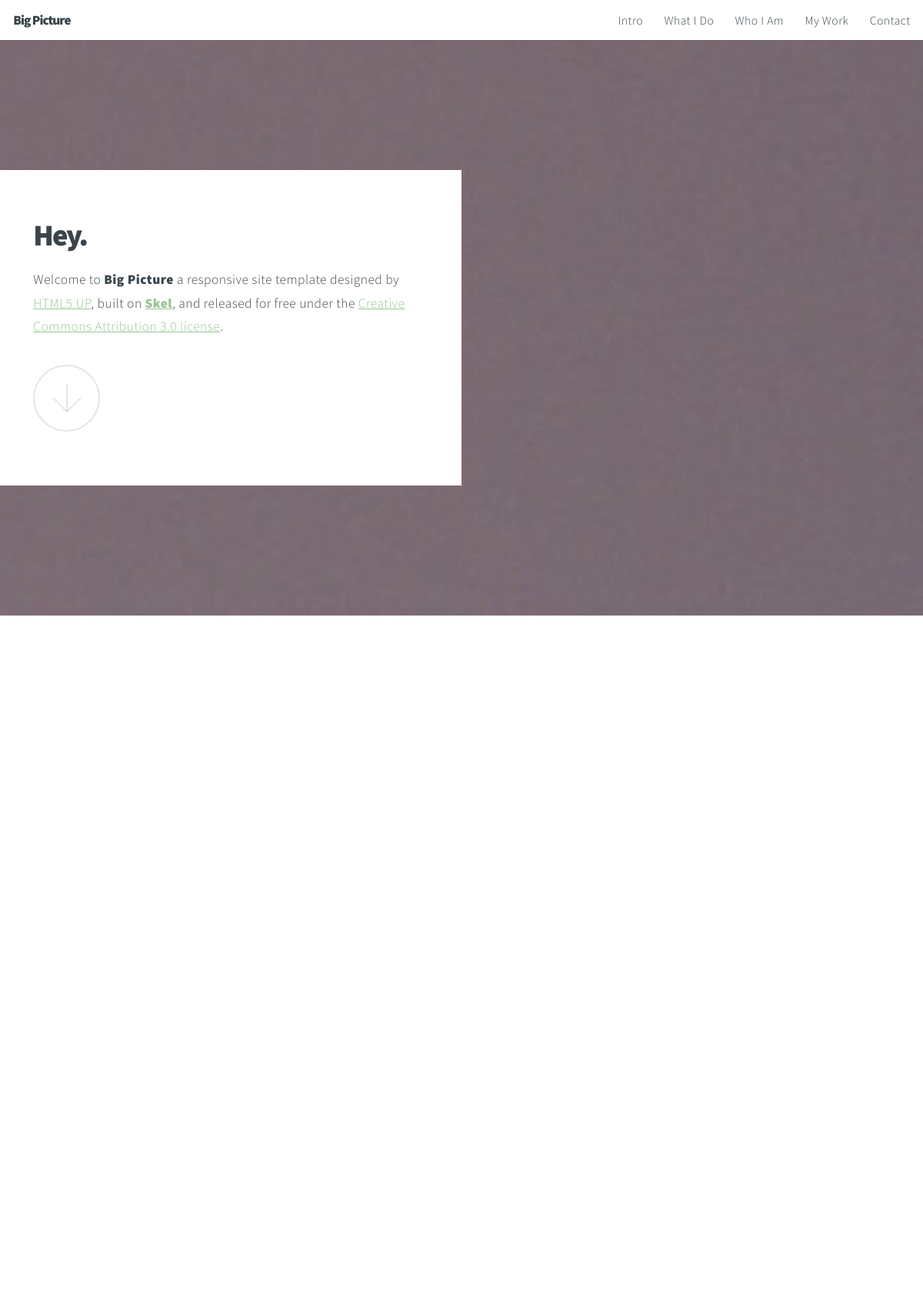
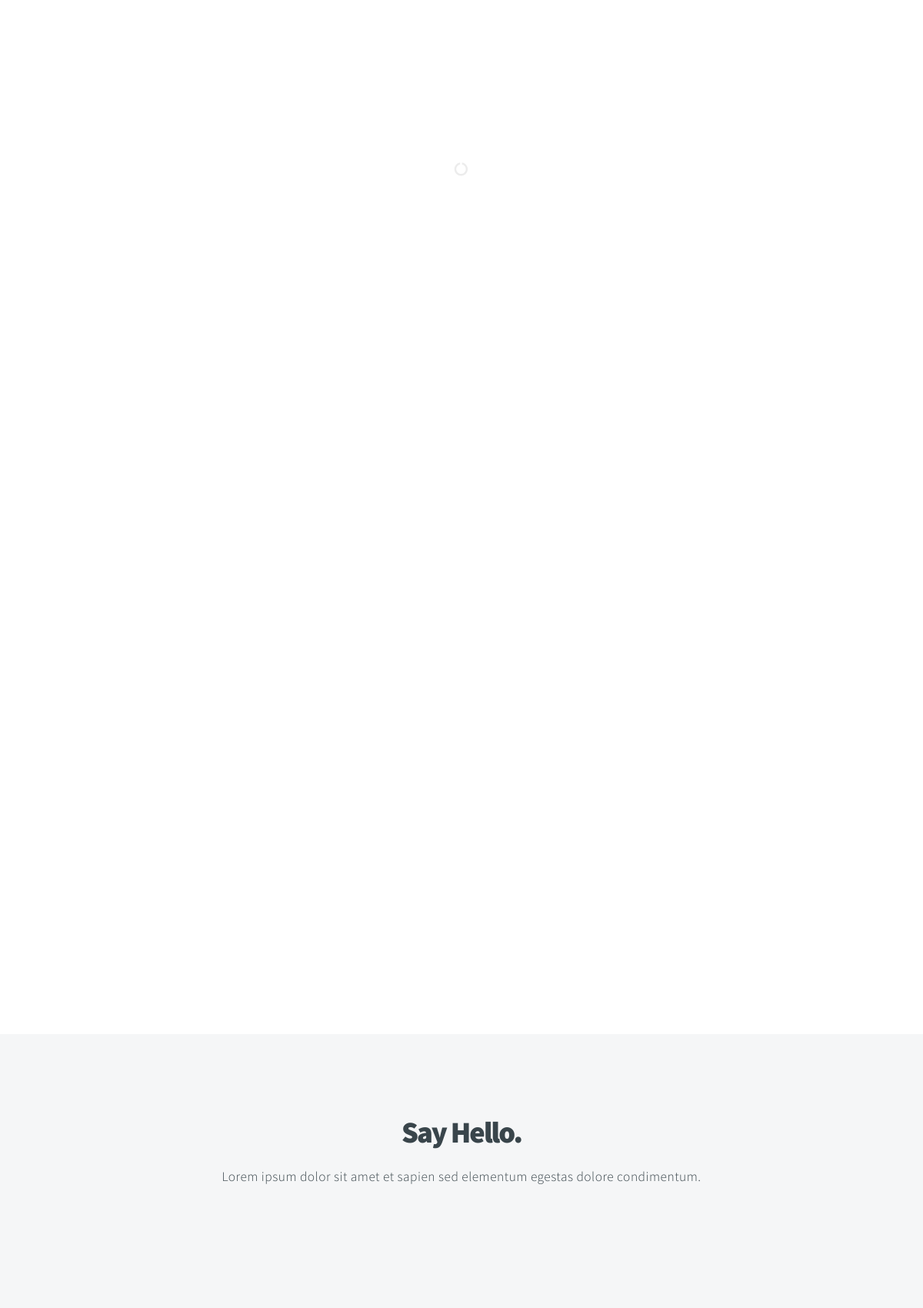
The page / (upper part) on the database its author committed (2 pictures, top to bottom).
### tables this page shows
CREATE TABLE IF NOT EXISTS `paginas` (
  `id` int(11) NOT NULL AUTO_INCREMENT,
  `titulo` varchar(100) NOT NULL,
  `conteudo` text NOT NULL,
  `data` date NOT NULL,
  `link` varchar(100) NOT NULL,
  PRIMARY KEY (`id`),
  KEY `id` (`id`)
);

### index.php (the view, shortened to what this page needs)
<!DOCTYPE HTML>
<html>
	<head>
		<link rel="stylesheet" href="assets/css/main.css" />
	</head>
	<body>
			<header id="header">
					<h1 id="logo">Big Picture</h1>
					<nav id="nav">
						<ul>
<?php
	$cms_pages_i = mysql_query("SELECT * FROM paginas");
		while($cms_pages_l = mysql_fetch_array($cms_pages_i)) {
?>
							<li><a href="#<?php echo $cms_pages_l["link"] ?>"><?php echo $cms_pages_l["titulo"] ?></a></li>
<?php
		}
?>
							<li><a href="#contact">Contact</a></li>
						</ul>
					</nav>
			</header>
<?php
	$cms_pages_j = mysql_query("SELECT * FROM paginas");
		while($cms_pages_k = mysql_fetch_array($cms_pages_j)) {
?>
			<section id="<?php echo $cms_pages_k["link"] ?>" class="main style2 left fullscreen">
				<div class="content box style2">
					<?php echo $cms_pages_k["conteudo"] ?>
				</div>
			</section>
<?php
	}
?>
			<section id="contact" class="main style3 secondary">
				<div class="content container">
					<header>
						<h2>Say Hello.</h2>
						<p>Lorem ipsum dolor sit amet et sapien sed elementum egestas dolore condimentum.</p>
					</header>
				</div>
			</section>
	</body>
</html>

### rows shown on the page
paginas: titulo "Intro", conteudo "Hey. Welcome to Big Picture a responsive site template designed by HTML5 UP , built on Skel , and released for free under the Creative Commons Attribution 3.0 license ."
paginas: titulo "What I Do"
paginas: titulo "Who I Am"
paginas: titulo "My Work"
